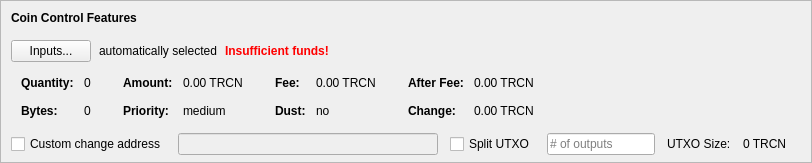
    <widget class="QFrame" name="frameCoinControl">
     <property name="sizePolicy">
      <sizepolicy hsizetype="Expanding" vsizetype="Expanding">
       <horstretch>0</horstretch>
       <verstretch>0</verstretch>
      </sizepolicy>
     </property>
     <property name="maximumSize">
      <size>
       <width>16777215</width>
       <height>16777215</height>
      </size>
     </property>
     <property name="frameShape">
      <enum>QFrame::StyledPanel</enum>
     </property>
     <property name="frameShadow">
      <enum>QFrame::Sunken</enum>
     </property>
     <layout class="QVBoxLayout" name="verticalLayoutCoinControl2">
      <property name="spacing">
       <number>0</number>
      </property>
      <property name="leftMargin">
       <number>0</number>
      </property>
      <property name="topMargin">
       <number>0</number>
      </property>
      <property name="rightMargin">
       <number>0</number>
      </property>
      <property name="bottomMargin">
       <number>6</number>
      </property>
      <item>
       <layout class="QVBoxLayout" name="verticalLayoutCoinControl" stretch="0,0,0,0,1">
        <property name="spacing">
         <number>0</number>
        </property>
        <property name="leftMargin">
         <number>10</number>
        </property>
        <property name="topMargin">
         <number>10</number>
        </property>
        <item>
         <layout class="QHBoxLayout" name="horizontalLayoutCoinControl1">
          <property name="bottomMargin">
           <number>15</number>
          </property>
          <item>
           <widget class="QLabel" name="labelCoinControlFeatures">
            <property name="sizePolicy">
             <sizepolicy hsizetype="Preferred" vsizetype="Maximum">
              <horstretch>0</horstretch>
              <verstretch>0</verstretch>
             </sizepolicy>
            </property>
            <property name="font">
             <font>
              <weight>75</weight>
              <bold>true</bold>
             </font>
            </property>
            <property name="styleSheet">
             <string notr="true">font-weight:bold;</string>
            </property>
            <property name="text">
             <string>Coin Control Features</string>
            </property>
           </widget>
          </item>
         </layout>
        </item>
        <item>
         <layout class="QHBoxLayout" name="horizontalLayoutCoinControl2" stretch="0,0,0,0">
          <property name="spacing">
           <number>8</number>
          </property>
          <property name="bottomMargin">
           <number>10</number>
          </property>
          <item>
           <widget class="QPushButton" name="pushButtonCoinControl">
            <property name="styleSheet">
             <string notr="true"/>
            </property>
            <property name="text">
             <string>Inputs...</string>
            </property>
            <property name="autoDefault">
             <bool>false</bool>
            </property>
           </widget>
          </item>
          <item>
           <widget class="QLabel" name="labelCoinControlAutomaticallySelected">
            <property name="text">
             <string>automatically selected</string>
            </property>
            <property name="margin">
             <number>5</number>
            </property>
           </widget>
          </item>
          <item>
           <widget class="QLabel" name="labelCoinControlInsuffFunds">
            <property name="font">
             <font>
              <weight>75</weight>
              <bold>true</bold>
             </font>
            </property>
            <property name="styleSheet">
             <string notr="true">color:red;font-weight:bold;</string>
            </property>
            <property name="text">
             <string>Insufficient funds!</string>
            </property>
            <property name="margin">
             <number>5</number>
            </property>
           </widget>
          </item>
          <item>
           <spacer name="horizontalSpacerCoinControl">
            <property name="orientation">
             <enum>Qt::Horizontal</enum>
            </property>
            <property name="sizeHint" stdset="0">
             <size>
              <width>40</width>
              <height>1</height>
             </size>
            </property>
           </spacer>
          </item>
         </layout>
        </item>
        <item>
         <widget class="QWidget" name="widgetCoinControl" native="true">
          <property name="sizePolicy">
           <sizepolicy hsizetype="Preferred" vsizetype="Preferred">
            <horstretch>0</horstretch>
            <verstretch>0</verstretch>
           </sizepolicy>
          </property>
          <property name="minimumSize">
           <size>
            <width>0</width>
            <height>0</height>
           </size>
          </property>
          <property name="styleSheet">
           <string notr="true"/>
          </property>
          <layout class="QHBoxLayout" name="horizontalLayoutCoinControl5">
           <property name="leftMargin">
            <number>0</number>
           </property>
           <property name="topMargin">
            <number>0</number>
           </property>
           <property name="rightMargin">
            <number>0</number>
           </property>
           <property name="bottomMargin">
            <number>0</number>
           </property>
           <item>
            <layout class="QHBoxLayout" name="horizontalLayoutCoinControl3" stretch="0,0,0,1">
             <property name="spacing">
              <number>20</number>
             </property>
             <property name="topMargin">
              <number>0</number>
             </property>
             <property name="bottomMargin">
              <number>10</number>
             </property>
             <item>
              <layout class="QFormLayout" name="formLayoutCoinControl1">
               <property name="horizontalSpacing">
                <number>10</number>
               </property>
               <property name="verticalSpacing">
                <number>14</number>
               </property>
               <property name="leftMargin">
                <number>10</number>
               </property>
               <property name="topMargin">
                <number>4</number>
               </property>
               <property name="rightMargin">
                <number>6</number>
               </property>
               <item row="0" column="0">
                <widget class="QLabel" name="labelCoinControlQuantityText">
                 <property name="font">
                  <font>
                   <weight>75</weight>
                   <bold>true</bold>
                  </font>
                 </property>
                 <property name="text">
                  <string>Quantity:</string>
                 </property>
                 <property name="margin">
                  <number>0</number>
                 </property>
                </widget>
               </item>
               <item row="0" column="1">
                <widget class="QLabel" name="labelCoinControlQuantity">
                 <property name="cursor">
                  <cursorShape>IBeamCursor</cursorShape>
                 </property>
                 <property name="contextMenuPolicy">
                  <enum>Qt::ActionsContextMenu</enum>
                 </property>
                 <property name="text">
                  <string notr="true">0</string>
                 </property>
                 <property name="margin">
                  <number>0</number>
                 </property>
                 <property name="textInteractionFlags">
                  <set>Qt::LinksAccessibleByMouse|Qt::TextSelectableByKeyboard|Qt::TextSelectableByMouse</set>
                 </property>
                </widget>
               </item>
               <item row="1" column="0">
                <widget class="QLabel" name="labelCoinControlBytesText">
                 <property name="font">
                  <font>
                   <weight>75</weight>
                   <bold>true</bold>
                  </font>
                 </property>
                 <property name="text">
                  <string>Bytes:</string>
                 </property>
                </widget>
               </item>
               <item row="1" column="1">
                <widget class="QLabel" name="labelCoinControlBytes">
                 <property name="cursor">
                  <cursorShape>IBeamCursor</cursorShape>
                 </property>
                 <property name="contextMenuPolicy">
                  <enum>Qt::ActionsContextMenu</enum>
                 </property>
                 <property name="text">
                  <string notr="true">0</string>
                 </property>
                 <property name="textInteractionFlags">
                  <set>Qt::LinksAccessibleByMouse|Qt::TextSelectableByKeyboard|Qt::TextSelectableByMouse</set>
                 </property>
                </widget>
               </item>
              </layout>
             </item>
             <item>
              <layout class="QFormLayout" name="formLayoutCoinControl2">
               <property name="horizontalSpacing">
                <number>10</number>
               </property>
               <property name="verticalSpacing">
                <number>14</number>
               </property>
               <property name="leftMargin">
                <number>6</number>
               </property>
               <property name="topMargin">
                <number>4</number>
               </property>
               <property name="rightMargin">
                <number>6</number>
               </property>
               <item row="0" column="0">
                <widget class="QLabel" name="labelCoinControlAmountText">
                 <property name="font">
                  <font>
                   <weight>75</weight>
                   <bold>true</bold>
                  </font>
                 </property>
                 <property name="text">
                  <string>Amount:</string>
                 </property>
                 <property name="margin">
                  <number>0</number>
                 </property>
                </widget>
               </item>
               <item row="0" column="1">
                <widget class="QLabel" name="labelCoinControlAmount">
                 <property name="cursor">
                  <cursorShape>IBeamCursor</cursorShape>
                 </property>
                 <property name="contextMenuPolicy">
                  <enum>Qt::ActionsContextMenu</enum>
                 </property>
                 <property name="text">
                  <string notr="true">0.00 TRCN</string>
                 </property>
                 <property name="textInteractionFlags">
                  <set>Qt::LinksAccessibleByMouse|Qt::TextSelectableByKeyboard|Qt::TextSelectableByMouse</set>
                 </property>
                </widget>
               </item>
               <item row="1" column="0">
                <widget class="QLabel" name="labelCoinControlPriorityText">
                 <property name="font">
                  <font>
                   <weight>75</weight>
                   <bold>true</bold>
                  </font>
                 </property>
                 <property name="text">
                  <string>Priority:</string>
                 </property>
                </widget>
               </item>
               <item row="1" column="1">
                <widget class="QLabel" name="labelCoinControlPriority">
                 <property name="cursor">
                  <cursorShape>IBeamCursor</cursorShape>
                 </property>
                 <property name="contextMenuPolicy">
                  <enum>Qt::ActionsContextMenu</enum>
                 </property>
                 <property name="text">
                  <string>medium</string>
                 </property>
                 <property name="textInteractionFlags">
                  <set>Qt::LinksAccessibleByMouse|Qt::TextSelectableByKeyboard|Qt::TextSelectableByMouse</set>
                 </property>
                </widget>
               </item>
              </layout>
             </item>
             <item>
              <layout class="QFormLayout" name="formLayoutCoinControl3">
               <property name="horizontalSpacing">
                <number>10</number>
               </property>
               <property name="verticalSpacing">
                <number>14</number>
               </property>
               <property name="leftMargin">
                <number>6</number>
               </property>
               <property name="topMargin">
                <number>4</number>
               </property>
               <property name="rightMargin">
                <number>6</number>
               </property>
               <item row="0" column="0">
                <widget class="QLabel" name="labelCoinControlFeeText">
                 <property name="font">
                  <font>
                   <weight>75</weight>
                   <bold>true</bold>
                  </font>
                 </property>
                 <property name="text">
                  <string>Fee:</string>
                 </property>
                 <property name="margin">
                  <number>0</number>
                 </property>
                </widget>
               </item>
               <item row="0" column="1">
                <widget class="QLabel" name="labelCoinControlFee">
                 <property name="cursor">
                  <cursorShape>IBeamCursor</cursorShape>
                 </property>
                 <property name="contextMenuPolicy">
                  <enum>Qt::ActionsContextMenu</enum>
                 </property>
                 <property name="text">
                  <string notr="true">0.00 TRCN</string>
                 </property>
                 <property name="textInteractionFlags">
                  <set>Qt::LinksAccessibleByMouse|Qt::TextSelectableByKeyboard|Qt::TextSelectableByMouse</set>
                 </property>
                </widget>
               </item>
               <item row="1" column="0">
                <widget class="QLabel" name="labelCoinControlLowOutputText">
                 <property name="font">
                  <font>
                   <weight>75</weight>
                   <bold>true</bold>
                  </font>
                 </property>
                 <property name="text">
                  <string>Dust:</string>
                 </property>
                </widget>
               </item>
               <item row="1" column="1">
                <widget class="QLabel" name="labelCoinControlLowOutput">
                 <property name="cursor">
                  <cursorShape>IBeamCursor</cursorShape>
                 </property>
                 <property name="contextMenuPolicy">
                  <enum>Qt::ActionsContextMenu</enum>
                 </property>
                 <property name="text">
                  <string>no</string>
                 </property>
                 <property name="textInteractionFlags">
                  <set>Qt::LinksAccessibleByMouse|Qt::TextSelectableByKeyboard|Qt::TextSelectableByMouse</set>
                 </property>
                </widget>
               </item>
              </layout>
             </item>
             <item>
              <layout class="QFormLayout" name="formLayoutCoinControl4">
               <property name="horizontalSpacing">
                <number>10</number>
               </property>
               <property name="verticalSpacing">
                <number>14</number>
               </property>
               <property name="leftMargin">
                <number>6</number>
               </property>
               <property name="topMargin">
                <number>4</number>
               </property>
               <property name="rightMargin">
                <number>6</number>
               </property>
               <item row="0" column="0">
                <widget class="QLabel" name="labelCoinControlAfterFeeText">
                 <property name="font">
                  <font>
                   <weight>75</weight>
                   <bold>true</bold>
                  </font>
                 </property>
                 <property name="text">
                  <string>After Fee:</string>
                 </property>
                 <property name="margin">
                  <number>0</number>
                 </property>
                </widget>
               </item>
               <item row="0" column="1">
                <widget class="QLabel" name="labelCoinControlAfterFee">
                 <property name="cursor">
                  <cursorShape>IBeamCursor</cursorShape>
                 </property>
                 <property name="contextMenuPolicy">
                  <enum>Qt::ActionsContextMenu</enum>
                 </property>
                 <property name="text">
                  <string notr="true">0.00 TRCN</string>
                 </property>
                 <property name="textInteractionFlags">
                  <set>Qt::LinksAccessibleByMouse|Qt::TextSelectableByKeyboard|Qt::TextSelectableByMouse</set>
                 </property>
                </widget>
               </item>
               <item row="1" column="0">
                <widget class="QLabel" name="labelCoinControlChangeText">
                 <property name="font">
                  <font>
                   <weight>75</weight>
                   <bold>true</bold>
                  </font>
                 </property>
                 <property name="text">
                  <string>Change:</string>
                 </property>
                </widget>
               </item>
               <item row="1" column="1">
                <widget class="QLabel" name="labelCoinControlChange">
                 <property name="cursor">
                  <cursorShape>IBeamCursor</cursorShape>
                 </property>
                 <property name="contextMenuPolicy">
                  <enum>Qt::ActionsContextMenu</enum>
                 </property>
                 <property name="text">
                  <string notr="true">0.00 TRCN</string>
                 </property>
                 <property name="textInteractionFlags">
                  <set>Qt::LinksAccessibleByMouse|Qt::TextSelectableByKeyboard|Qt::TextSelectableByMouse</set>
                 </property>
                </widget>
               </item>
              </layout>
             </item>
            </layout>
           </item>
          </layout>
         </widget>
        </item>
        <item>
         <layout class="QHBoxLayout" name="horizontalLayoutCoinControl4" stretch="0,0,0,0,0,0,0">
          <property name="spacing">
           <number>12</number>
          </property>
          <property name="sizeConstraint">
           <enum>QLayout::SetDefaultConstraint</enum>
          </property>
          <property name="topMargin">
           <number>5</number>
          </property>
          <property name="rightMargin">
           <number>5</number>
          </property>
          <item>
           <widget class="QCheckBox" name="checkBoxCoinControlChange">
            <property name="toolTip">
             <string>If this is activated, but the change address is empty or invalid, change will be sent to a newly generated address.</string>
            </property>
            <property name="text">
             <string>Custom change address</string>
            </property>
           </widget>
          </item>
          <item>
           <widget class="QValidatedLineEdit" name="lineEditCoinControlChange">
            <property name="enabled">
             <bool>false</bool>
            </property>
            <property name="sizePolicy">
             <sizepolicy hsizetype="Expanding" vsizetype="Fixed">
              <horstretch>0</horstretch>
              <verstretch>0</verstretch>
             </sizepolicy>
            </property>
           </widget>
          </item>
          <item>
           <widget class="QCheckBox" name="splitBlockCheckBox">
            <property name="text">
             <string>Split UTXO</string>
            </property>
           </widget>
          </item>
          <item>
           <widget class="QLineEdit" name="splitBlockLineEdit">
            <property name="sizePolicy">
             <sizepolicy hsizetype="Fixed" vsizetype="Fixed">
              <horstretch>50</horstretch>
              <verstretch>0</verstretch>
             </sizepolicy>
            </property>
            <property name="placeholderText">
             <string># of outputs</string>
            </property>
           </widget>
          </item>
          <item>
           <widget class="QLabel" name="labelBlockSizeText">
            <property name="text">
             <string>UTXO Size:</string>
            </property>
           </widget>
          </item>
          <item>
           <widget class="QLabel" name="labelBlockSize">
            <property name="text">
             <string>0 TRCN</string>
            </property>
           </widget>
          </item>
          <item>
           <widget class="QLabel" name="labelCoinControlChangeLabel">
            <property name="sizePolicy">
             <sizepolicy hsizetype="Preferred" vsizetype="Expanding">
              <horstretch>0</horstretch>
              <verstretch>0</verstretch>
             </sizepolicy>
            </property>
            <property name="minimumSize">
             <size>
              <width>0</width>
              <height>0</height>
             </size>
            </property>
            <property name="text">
             <string/>
            </property>
            <property name="margin">
             <number>3</number>
            </property>
           </widget>
          </item>
         </layout>
        </item>
        <item>
         <spacer name="verticalSpacerCoinControl">
          <property name="orientation">
           <enum>Qt::Vertical</enum>
          </property>
          <property name="sizeHint" stdset="0">
           <size>
            <width>800</width>
            <height>1</height>
           </size>
          </property>
         </spacer>
        </item>
       </layout>
      </item>
     </layout>
    </widget>
